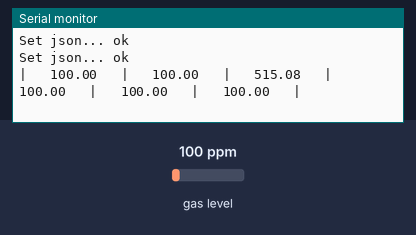
The sketch below on a simulated ESP32. Shown: the last lines printed to the serial monitor. The test bench sets the inputs (shaded band); at power-on: gas level 100 ppm. WiFi joins after 1.5 s; servers stay silent unless stated; the local clock reads 2024-03-15 10:24:30 at power-on unless the sketch sets it.

Above: at 2.7 s.
2.8 s: gas level set to 20 ppm
At 3.6 s:
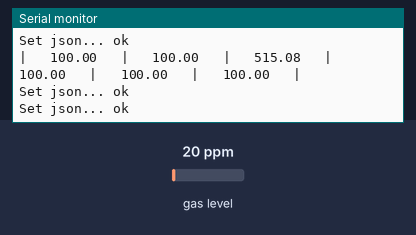
4.3 s: gas level set to 250 ppm
At 4.7 s:
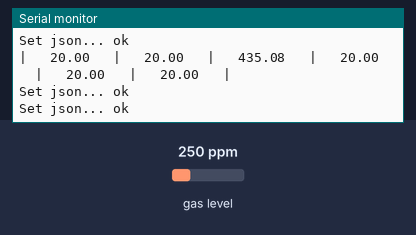
Timing chart, 0 to 7.3 s (numbered marks = the images above; inputs shaded):
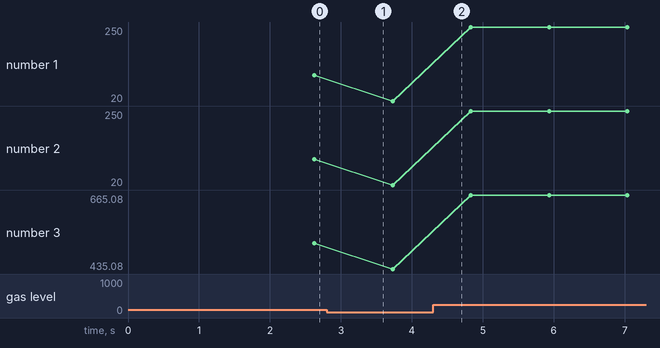

Measured:
- plotted number 1: 100 → 20 after the input at 2.8 s, 20 → 250 after the input at 4.3 s
- plotted number 2: 100 → 20 after the input at 2.8 s, 20 → 250 after the input at 4.3 s
- plotted number 3: 515.08 → 435.08 after the input at 2.8 s, 435.08 → 665.08 after the input at 4.3 s

The sketch:

MQ135Firebase.ino
```cpp
#include <MQUnifiedsensor.h>
#include <Arduino.h>
#ifdef ESP32
  #include <WiFi.h>
#endif
#include <Firebase_ESP_Client.h>

#include <SPI.h>
#include <Wire.h>
#include <ArduinoJson.h>
#include <DHT.h>
#include "addons/TokenHelper.h"
#include "addons/RTDBHelper.h"
#include "time.h"


#define WIFI_SSID "Arunkumar M"
#define WIFI_PASSWORD "arun_2002"

#define API_KEY "AIzaSyD5YMCzj3aZIKbGxgBzSeei8kWK-ePU0wA"
#define DATABASE_URL "https://test-d6170-default-rtdb.asia-southeast1.firebasedatabase.app/"

#define USER_EMAIL "dqwrqreho@gmail.com"
#define USER_PASSWORD "ImITa@2021"

#define placa "ESP-32"
#define Voltage_Resolution 3.3
#define pin 4
#define type "MQ-135"
#define ADC_Bit_Resolution 12
#define RatioMQ135CleanAir 3.6


FirebaseData fbdo;
FirebaseAuth auth;
FirebaseConfig config;

bool signupOK=false;
String uid;
//Declare Sensor
MQUnifiedsensor MQ135(placa, Voltage_Resolution, ADC_Bit_Resolution, pin, type);
unsigned long sendDataPrevMillis = 0;

//NTP setup
const char* ntpServer = "pool.ntp.org";
const long gmtOffset_sec = 19800;
const int daylightOffset_sec = 3600;

void initWiFi(){
  WiFi.begin(WIFI_SSID, WIFI_PASSWORD);
  Serial.print("Connecting to Wi-Fi");
  while (WiFi.status() != WL_CONNECTED){
    Serial.print(".");
    delay(300);
  }

  Serial.println();
  Serial.print("Connected with IP: ");
  Serial.println(WiFi.localIP());
  Serial.println();
}
void setup() {
  //Init the serial port communication - to debug the library
  Serial.begin(115200); //Init serial port
  initWiFi();
  //Set math model to calculate the PPM concentration and the value of constants
  MQ135.setRegressionMethod(1); //_PPM =  a*ratio^b

  /*****************************  MQ Init ********************************************/
  //Remarks: Configure the pin of arduino as input.
  /************************************************************************************/
  MQ135.init();

    //If the RL value is different from 10K please assign your RL value with the following method:
    MQ135.setRL(1);

  /*****************************  MQ CAlibration ********************************************/
  // Explanation:
  // In this routine the sensor will measure the resistance of the sensor supposing before was pre-heated
  // and now is on clean air (Calibration conditions), and it will setup R0 value.
  // We recomend execute this routine only on setup or on the laboratory and save on the eeprom of your arduino
  // This routine not need to execute to every restart, you can load your R0 if you know the value
  // Acknowledgements: https://jayconsystems.com/blog/understanding-a-gas-sensor
  Serial.print("Calibrating please wait.");
  float calcR0 = 0;
  for(int i = 1; i<=10; i ++)
  {
    MQ135.update(); // Update data, the arduino will be read the voltage on the analog pin
    calcR0 += MQ135.calibrate(RatioMQ135CleanAir);
    Serial.print(".");
  }
  MQ135.setR0(calcR0/10);
  Serial.println("  done!.");

  if(isinf(calcR0)) {Serial.println("Warning: Conection issue founded, R0 is infite (Open circuit detected) please check your wiring and supply"); while(1);}
  if(calcR0 == 0){Serial.println("Warning: Conection issue founded, R0 is zero (Analog pin with short circuit to ground) please check your wiring and supply"); while(1);}
  /*****************************  MQ CAlibration ********************************************/
  Serial.println("** Lectures from MQ-135 ****");
  Serial.println("|    CO   |  Alcohol |   CO2  |  Tolueno  |  NH4  |  Acteona  |");

    configTime(gmtOffset_sec, daylightOffset_sec, ntpServer);

  config.api_key = API_KEY;
  /* Assign the RTDB URL (required) */
  config.database_url = DATABASE_URL;
  // Assign the user sign in credentials
  auth.user.email = USER_EMAIL;
  auth.user.password = USER_PASSWORD;

  Firebase.reconnectWiFi(true);
  fbdo.setResponseSize(4096);

  // Assign the callback function for the long running token generation task
  config.token_status_callback = tokenStatusCallback; //see addons/TokenHelper.h

  // Assign the maximum retry of token generation
  config.max_token_generation_retry = 5;

  // Initialize the library with the Firebase authen and config
  Firebase.begin(&config, &auth);

  // Getting the user UID might take a few seconds
  Serial.println("Getting User UID");
  while ((auth.token.uid) == "") {
    Serial.print('.');
    delay(1000);
  }
  signupOK = true;
  // Print user UID
  uid = auth.token.uid.c_str();
  Serial.print("User UID: ");
  Serial.print(uid);
}
String convertToString(char* a, int size)
{
    int i;
    String s = "";
    for (i = 0; i < size; i++) {
        s = s + a[i];
    }
    return s;
}

String tellTime()
{
  struct tm timeinfo;
  getLocalTime(&timeinfo);
  char a[22];
  strftime(a,22, "%X", &timeinfo);
  String t=convertToString(a,22);
  return t;
}

String tellDate()
{
  struct tm timeinfo;
  getLocalTime(&timeinfo);
  char a[22];
  strftime(a,22, "%d-%m-%Y", &timeinfo);
  String t=convertToString(a,22);
  return t;
}
void loop() {
  MQ135.update(); // Update data, the arduino will be read the voltage on the analog pin

  MQ135.setA(605.18); MQ135.setB(-3.937); // Configurate the ecuation values to get CO concentration
  float CO = MQ135.readSensor(); // Sensor will read PPM concentration using the model and a and b values setted before or in the setup

  MQ135.setA(77.255); MQ135.setB(-3.18); // Configurate the ecuation values to get Alcohol concentration
  float Alcohol = MQ135.readSensor(); // Sensor will read PPM concentration using the model and a and b values setted before or in the setup

  MQ135.setA(110.47); MQ135.setB(-2.862); // Configurate the ecuation values to get CO2 concentration
  float CO2 = MQ135.readSensor(); // Sensor will read PPM concentration using the model and a and b values setted before or in the setup

  MQ135.setA(44.947); MQ135.setB(-3.445); // Configurate the ecuation values to get Tolueno concentration
  float Tolueno = MQ135.readSensor(); // Sensor will read PPM concentration using the model and a and b values setted before or in the setup

  MQ135.setA(102.2 ); MQ135.setB(-2.473); // Configurate the ecuation values to get NH4 concentration
  float NH4 = MQ135.readSensor(); // Sensor will read PPM concentration using the model and a and b values setted before or in the setup

  MQ135.setA(34.668); MQ135.setB(-3.369); // Configurate the ecuation values to get Acetona concentration
  float Acetona = MQ135.readSensor(); // Sensor will read PPM concentration using the model and a and b values setted before or in the setup

  Serial.print("|   "); Serial.print(CO);
  Serial.print("   |   "); Serial.print(Alcohol);
  Serial.print("   |   "); Serial.print(CO2+415.08);
  Serial.print("   |   "); Serial.print(Tolueno);
  Serial.print("   |   "); Serial.print(NH4);
  Serial.print("   |   "); Serial.print(Acetona);
  Serial.println("   |");
   if (Firebase.ready() && signupOK && (millis() - sendDataPrevMillis > 1000 || sendDataPrevMillis == 0)){
    sendDataPrevMillis = millis();
    String timeStamp=tellTime();
    String currDate=tellDate();
    FirebaseJson json1;
    if(!(Firebase.RTDB.getJSON(&fbdo,"sensor_1/CO/"+currDate)))
    {
      json1.set(currDate+"/"+timeStamp,CO);
      Serial.printf("Set json... %s\n", Firebase.RTDB.updateNode(&fbdo, F("/sensor_1/CO"), &json1) ? "ok" : fbdo.errorReason().c_str());
    }
    else
    {
      json1.add(timeStamp,CO);
      Serial.printf("Update node... %s\n", Firebase.RTDB.updateNode(&fbdo, "sensor_1/CO/"+currDate, &json1) ? "ok" : fbdo.errorReason().c_str());
    }

    FirebaseJson json2;
    if(!(Firebase.RTDB.getJSON(&fbdo,"sensor_1/CO2/"+currDate)))
    {
      json2.set(currDate+"/"+timeStamp,CO2);
      Serial.printf("Set json... %s\n", Firebase.RTDB.updateNode(&fbdo, F("/sensor_1/CO2"), &json2) ? "ok" : fbdo.errorReason().c_str());
    }
    else
    {
      json2.add(timeStamp,CO2);
      Serial.printf("Update node... %s\n", Firebase.RTDB.updateNode(&fbdo, "sensor_1/CO2/"+currDate, &json2) ? "ok" : fbdo.errorReason().c_str());
    }
   }


  delay(500); //Sampling frequency
}
```
